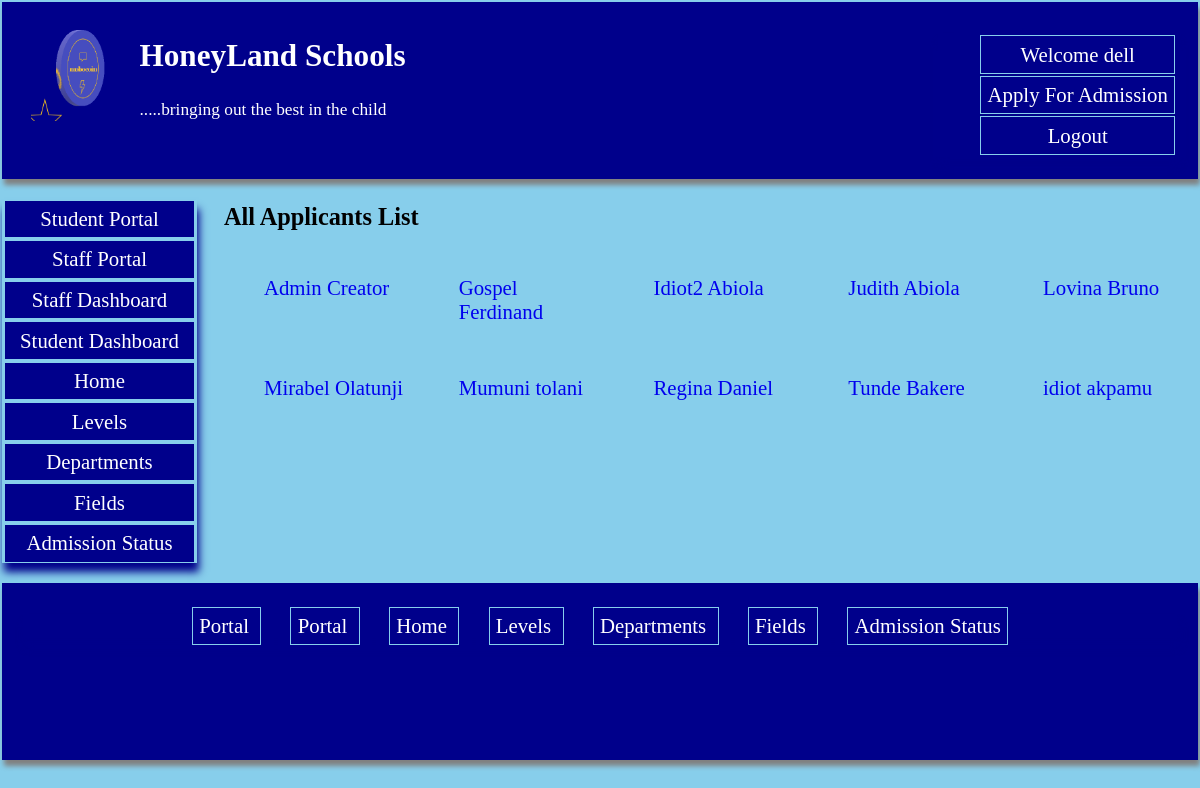
/portal/allapplicants/ (signed in), run on the app's committed database.
### profiles/models.py (models this page shows, shortened)
class CustomUser(AbstractUser):
    phone = models.IntegerField(null=True,  unique=True)
    country = models.CharField(max_length=200,  blank=True)
    state = models.CharField(max_length=200,  blank=True)
    is_student = models.BooleanField(default=0)
    is_teacher = models.BooleanField(default=0)
    mailing_address = models.CharField(max_length=200,  blank=True)

class Logo(models.Model):
    name = models.CharField(max_length=200, null=True)
    image = models.ImageField(upload_to='media/')

class Apply(models.Model):
    nickname = models.ForeignKey(CustomUser, on_delete=models.CASCADE, null=True)
    firstname = models.CharField(max_length=200, null=True, blank=True)
    middlename = models.CharField(max_length=200, null=True, blank=True)
    lastname = models.CharField(max_length=200, null=True, blank=True)
    email = models.EmailField(max_length=200, null=True, blank=True)
    phone = models.IntegerField(null=True, blank=True)
    gender = models.CharField(max_length=200, null=True, blank=True)
    birth_date = models.DateTimeField()
    nationality = models.CharField(max_length=200, null=True, blank=True)
    state = models.CharField(max_length=200, null=True, blank=True)
    address = models.CharField(max_length=200, null=True, blank=True)
    class_choice = models.ForeignKey(Level, on_delete=models.CASCADE)
    slug = models.SlugField(max_length=100, null=True)
    class Meta:
        ordering = ['firstname']
        verbose_name = 'Admission Application'
        verbose_name_plural = 'Admission Applications'

### studentportal/views.py (the view)
# urls.py: path('portal/allapplicants/', views.Applicantlist.as_view(), name= 'applicantlist'),
class Applicantlist(LoginRequiredMixin, ListView):
    model = Apply
    template_name ='allapplicants.html'
    context_object_name ='applicantlist'
    def get_context_data(self,  **kwargs):
        context = super().get_context_data(**kwargs)
        context['logo'] = Logo.objects.all()
        return context

### studentportal/templates/allapplicants.html
{% extends 'baseportal.html' %}
{% block content   %}
<h3> All Applicants List </h3>
 {% if  request.user.is_superuser  %}
<div style='display: grid; grid-template-columns: 2fr 2fr 2fr 2fr 2fr; grid-gap: 0.5em; '>
    {% for status in applicantlist  %}
    <ul style='list-style-type: none; '>
<li><a href ='{% url "applicantdetail" status.slug %}'> {{status.firstname}}  {{status.lastname}}</a></li>
    </ul>
{% endfor %}
{% else %}
<p><b> Sorry, you are permitted to be here. Back Off!!</b></p>
{% endif %}
{% endblock %}

### studentportal/templates/baseportal.html (shortened to what this page needs)
<head>
</head>
<body style ='margin: 0em; padding: 0.1em; font-size: 1.3em;  background: skyblue;'   >
    <header style= 'box-shadow: 2px 6px 5px grey;margin: 0em; padding-left: 1em; padding-right: 1em; padding-top: 0.5em; height: 8em;
    background: darkblue; color: white;'>
    {% if   request.user.is_superuser or  request.user.is_authenticated %}
    <ul class='nav' style='float: right; list-style-type: none;' >
   <li> <a  style ='color: white; ' href = "#"> Welcome {{user}} </a></li>
   <li><a  style ='color: white; ' href ='{% url "apply" %}'> Apply For Admission </a></li>
    <li><a  style ='color: white; ' href ='{% url "portallogout" %}'> Logout </a></li>
    </ul>
    {% endif %}
    {% for log in logo  %}
    <img style="backgrond: skyblue; float: left; margin: 0.4em; width: 100px; height: 100px;" src ="{{log.image.url}}"  >
{% endfor %}
<h2 style='text-align: left'><a style='color: white;' href='{% url "home" %}'>HoneyLand Schools</a></h2>
<p style='text-align: left'> <small> .....bringing out the best in the child </small></p>
    </header>
<div class ='cover'>
<nav >
    <ul class ='nav' style =' padding:0;  list-style-type: none;'>
        {% if request.user.is_student or request.user.is_superuser %}
        <li><a href ='{% url "portal" %}'> Student Portal </a></li>
        {% endif %}
        {% if request.user.is_teacher or request.user.is_superuser %}
        <li><a href ='{% url "portal" %}'> Staff Portal </a></li>
        {% endif %}
        {% if request.user.is_teacher or request.user.is_superuser %}
        <li><a href ='{% url "staffdashboard" %}'> Staff Dashboard </a></li>
        {% endif %}
{% if request.user.is_student or request.user.is_superuser %}
        <li><a href ='{% url "studentdashboardlink" %}'> Student Dashboard </a></li>
        {% endif %}
        <li><a href ='{% url "home" %}'> Home </a></li>
        <li> <a href ='{% url "levels" %}'> Levels </a> </li>
        <li> <a href ='{% url "departments" %}'> Departments </a> </li>
        <li><a href ='{% url "fields" %}'> Fields </a></li>
        <li><a  style ='color: white; ' href ='{% url "admissionstat" %}'> Admission Status </a></li>
    </nav>
<section style='padding-right: 0.5em'>
{% block content %}
{% endblock %}
</section>
</div>
<footer style= 'box-shadow: 2px 6px 5px grey;margin: 0em; padding-left: 1em; padding-right: 1em; padding-top: 0.5em; height: 8em;
    background: darkblue; color: white;'>
    <nav>
        <ul class ='navfooter' style =' padding:0;  list-style-type: none;'>
            {% if request.user.is_student or request.user.is_superuser  %}
            <li><a href ='{% url "studentdashboardlink" %}'>  Portal </a></li>
            {% endif %}
    {% if request.user.is_teacher or request.user.is_superuser%}
            <li><a href ='{% url "staffdashboard" %}'>  Portal </a></li>
            {% endif %}
            <li><a href ='{% url "home" %}'> Home </a></li>
            <li> <a href ='{% url "levels" %}'> Levels </a> </li>
            <li> <a href ='{% url "departments" %}'> Departments </a> </li>
            <li><a href ='{% url "fields" %}'> Fields </a></li>
            <li><a  style ='color: white; ' href ='{% url "admissionstat" %}'> Admission Status </a></li>
    </nav>
</footer>
</body>

### studentportal/templates/baseportal.html (style rules this page uses)
a { text-decoration: none; }
.cover { display: grid; grid-template-columns: 2fr 10fr; grid-gap: 1.3em; }
.nav { box-shadow: 2px 9px 8px darkblue; }
.nav li { color: white; background: darkblue; margin: 0.1em; text-align: center; border: 1px solid skyblue; }
.nav li a { padding: 0.3em; display: block; color: white; }
.navfooter { text-align: center; box-shadow: 2px 9px 8px darkblue; }
.navfooter li { color: white; padding: 0.6em; display: inline; background: darkblue; margin: 0.1em; text-align: center; }
.navfooter li a { padding: 0.3em; color: white; border: 1px solid skyblue; }

### data on the page
CustomUser: username "dell"
Logo: image (picture)
Apply: firstname "Admin", lastname "Creator"
Apply: firstname "Gospel", lastname "Ferdinand"
Apply: firstname "Idiot2", lastname "Abiola"
Apply: firstname "Judith", lastname "Abiola"
Apply: firstname "Lovina", lastname "Bruno"
Apply: firstname "Mirabel", lastname "Olatunji"
Apply: firstname "Mumuni", lastname "tolani"
Apply: firstname "Regina", lastname "Daniel"
Apply: firstname "Tunde", lastname "Bakere"
Apply: firstname "idiot", lastname "akpamu"
